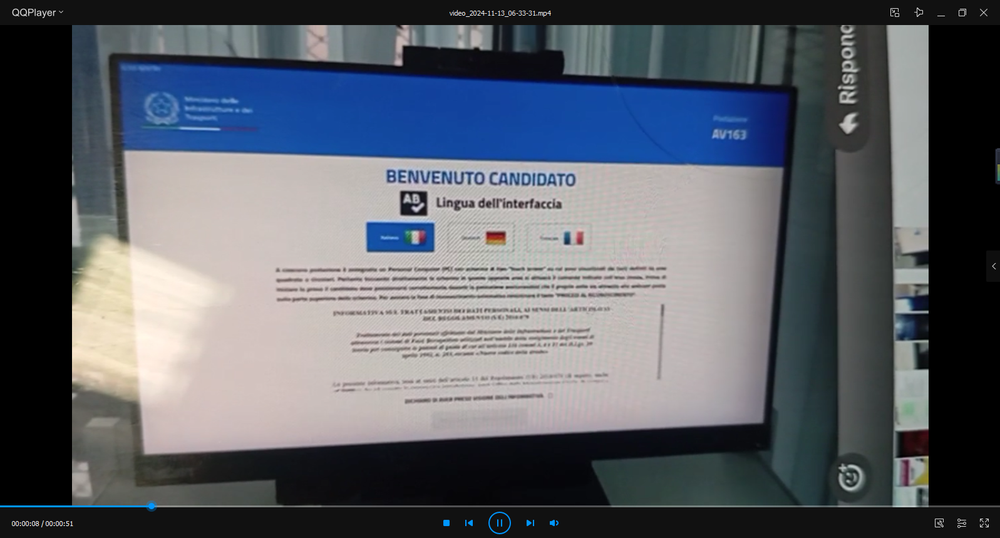
#> input picture 1.png, 1000 x 538 px, shrunk from 1597 x 859 before the run
$ python image_check.py
#> lines starting #> are read from the running program, lines starting #| are printed output that depends on the picture; after the words box and inside, x2 and y2 are one past the last pixel; in counts of white or black regions, pixels touching at a corner belong together
import cv2
import numpy as np

def detect_and_extract_screen(image_path):
    # Read the image
#> called with image_path = '1.png'
    img = cv2.imread(image_path)
#> img is the input picture: shape (538, 1000, 3); mean B, G, R 102.8, 94.7, 90.2
    gray = cv2.cvtColor(img, cv2.COLOR_BGR2GRAY)
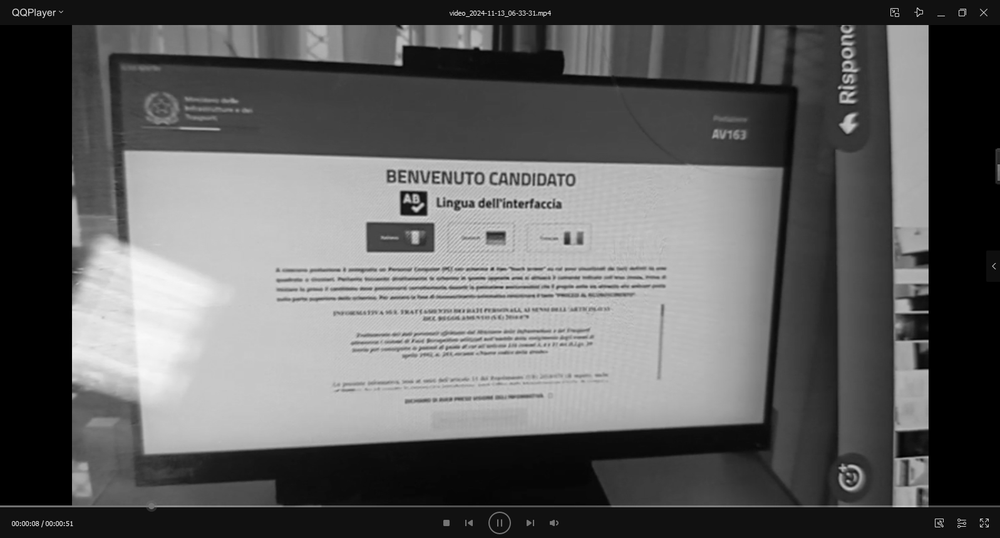
#> gray: shape (538, 1000); min 0, max 249, mean 94.2

    # Apply edge detection
    edges = cv2.Canny(gray, 50, 150)
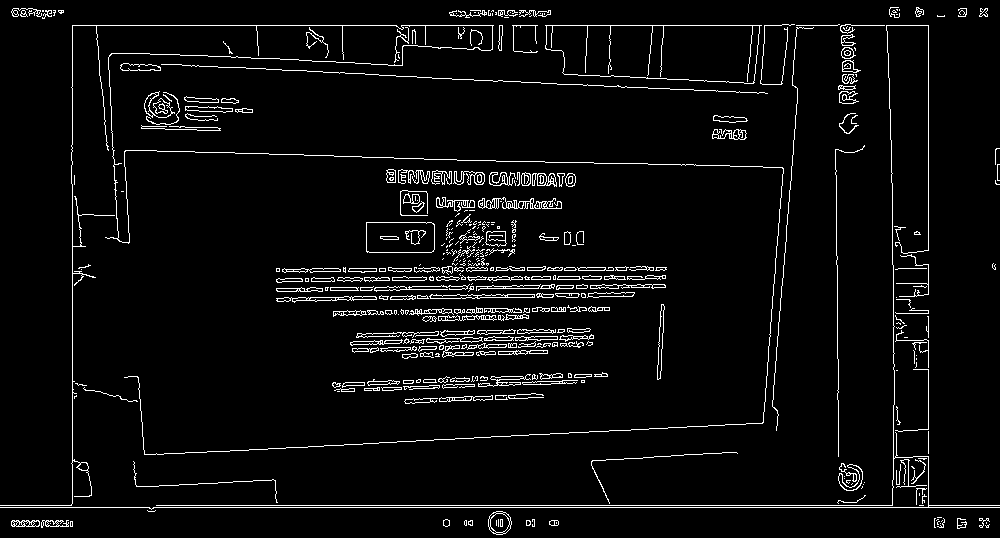
#> edges: shape (538, 1000); 4.6% white in thin lines or dots

    # Find contours
    contours, _ = cv2.findContours(edges, cv2.RETR_EXTERNAL, cv2.CHAIN_APPROX_SIMPLE)
#> contours = 396 contours, 255 with area under 20; largest, box (x1, y1, x2, y2) and area: (545, 25, 762, 84) 10718, (366, 222, 435, 253) 2030, (488, 511, 512, 535) 426, (478, 197, 562, 209) 348, (429, 294, 535, 299) 295

    if not contours:
        print("No contours found in the image.")
        return None

    # Find the largest contour (assuming it's the screen)
    largest_contour = max(contours, key=cv2.contourArea)
#> largest_contour = contour of 62 points, box (x1, y1, x2, y2) (545, 25, 762, 84), area 10718

    # Approximate the contour to a polygon
    epsilon = 0.02 * cv2.arcLength(largest_contour, True)
#> epsilon = 10.83
    approx = cv2.approxPolyDP(largest_contour, epsilon, True)
#> approx = [[545, 25], [564, 74], [754, 82], [761, 25]]

    # If the polygon has 4 vertices, we assume it's a rectangle (screen)
    if len(approx) == 4:
        screen_contour = approx
#> screen_contour = [[545, 25], [564, 74], [754, 82], [761, 25]]
    else:
        # If not a rectangle, find the bounding rectangle
        rect = cv2.minAreaRect(largest_contour)
        box = cv2.boxPoints(rect)
        screen_contour = np.int0(box)

    # Get the dimensions of the image
    height, width = img.shape[:2]
#> height = 538; width = 1000

    # Define the destination points for the perspective transform
    dst_pts = np.array([[0, 0], [width - 1, 0], [width - 1, height - 1], [0, height - 1]], dtype="float32")
#> dst_pts = [[0, 0], [999, 0], [999, 537], [0, 537]]

    # Order the screen contour points
    screen_contour = order_points(screen_contour)
#> in order_points, `pts = np.array(pts)`: pts = [[545, 25], [564, 74], [754, 82], [761, 25]]
#> in order_points, `s = pts.sum(axis=1)`: s = [570, 638, 836, 786]
#> in order_points, `diff = np.diff(pts, axis=1)`: diff = [-520, -490, -672, -736]
#> screen_contour = [[545, 25], [761, 25], [754, 82], [564, 74]]

    # Compute the perspective transform matrix
    M = cv2.getPerspectiveTransform(screen_contour, dst_pts)
#> M = [[9.29, -3.6, -4975.6], [7.47e-17, 16.38, -409.6], [0.00148, -0.00457, 1]]

    # Apply the perspective transformation
    warped = cv2.warpPerspective(img, M, (width, height))
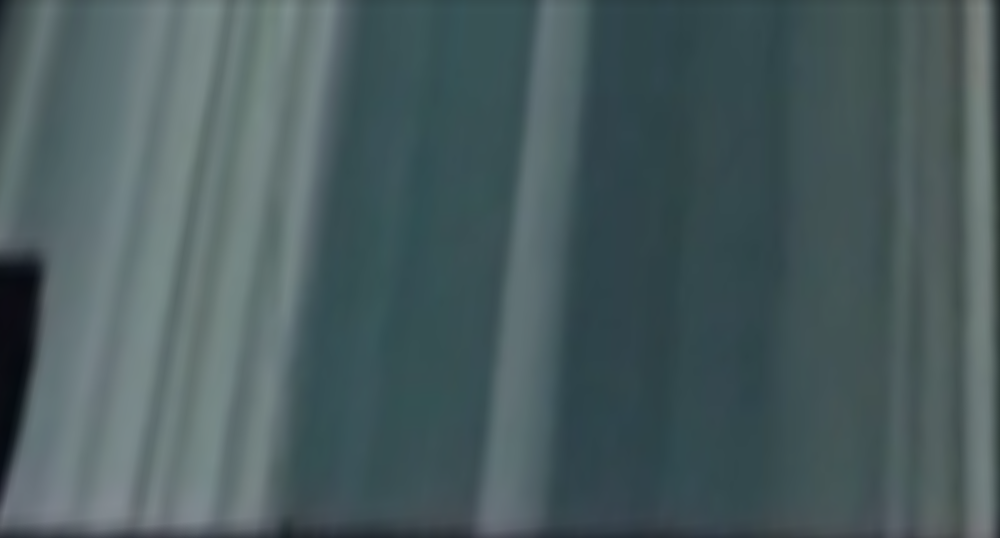
#> warped: shape (538, 1000, 3); mean B, G, R 94.6, 92, 73.7

    return warped

def order_points(pts):
    # Ensure pts is a numpy array
    pts = np.array(pts)

    # Reshape pts to ensure it's 2D
    pts = pts.reshape(-1, 2)

    # Initialize a list of coordinates that will be ordered
    rect = np.zeros((4, 2), dtype="float32")

    # The top-left point will have the smallest sum
    # The bottom-right point will have the largest sum
    s = pts.sum(axis=1)
    rect[0] = pts[np.argmin(s)]
    rect[2] = pts[np.argmax(s)]

    # Compute the difference between the points
    # The top-right point will have the smallest difference
    # The bottom-left will have the largest difference
    diff = np.diff(pts, axis=1)
    rect[1] = pts[np.argmin(diff)]
    rect[3] = pts[np.argmax(diff)]

    return rect

# Use the function
screen_image = detect_and_extract_screen('1.png')

if screen_image is not None:
    # Save or display the result
    cv2.imwrite('extracted_screen.jpg', screen_image)
    cv2.imshow('Extracted Screen', screen_image)
    cv2.waitKey(0)
    cv2.destroyAllWindows()
else:
    print("Failed to extract screen from the image.")

$ run again, with pc.jpg saved as 1.png
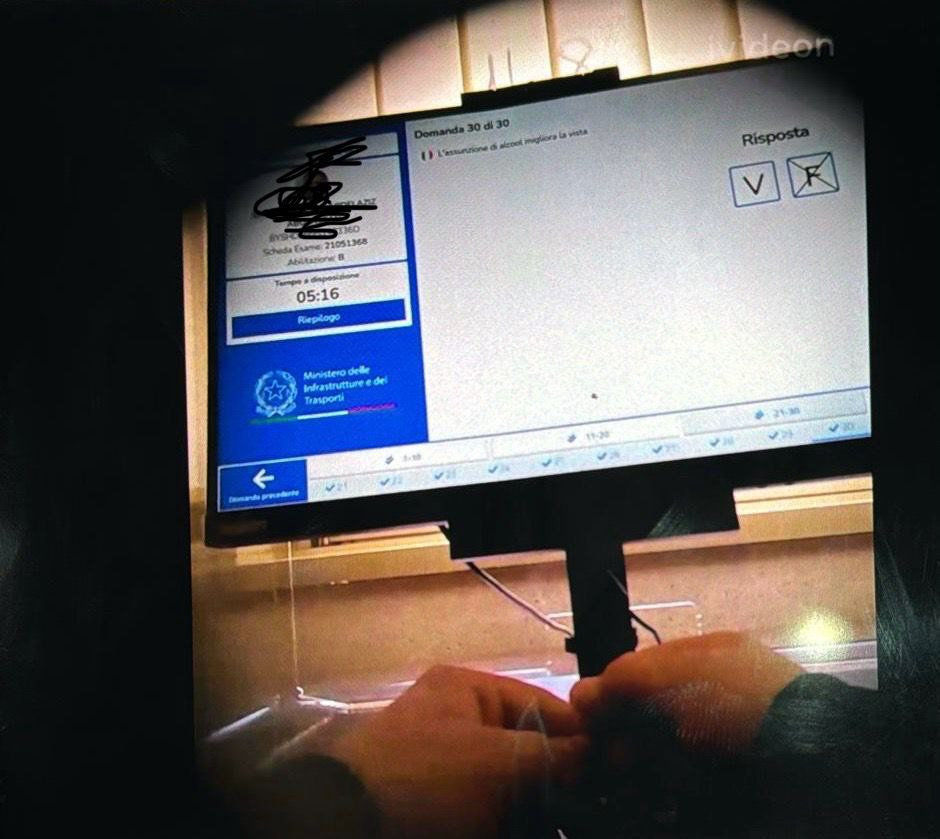
#> input picture pc.jpg, 940 x 839 px
#> in detect_and_extract_screen, img is the input picture: shape (839, 940, 3); mean B, G, R 88.4, 88.4, 93
#> in detect_and_extract_screen, `edges = cv2.Canny(gray, 50, 150)`:
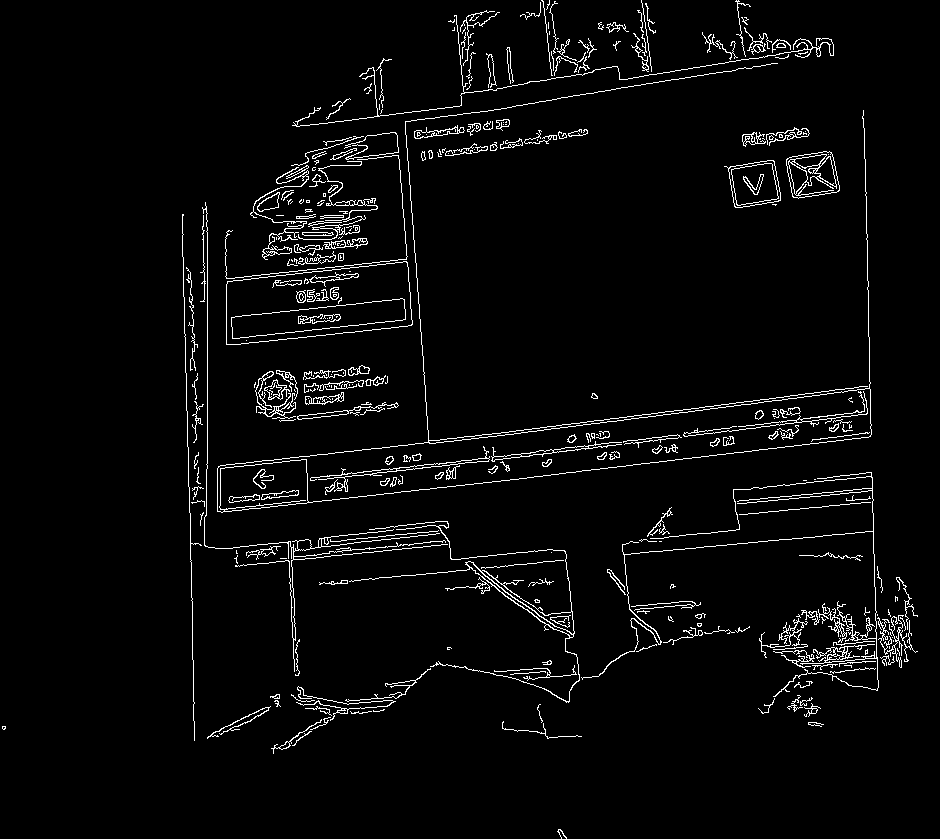
#> edges: shape (839, 940); 3.5% white in thin lines or dots
#> contours = 253 contours, 187 with area under 20; largest, box (x1, y1, x2, y2) and area: (217, 63, 872, 513) 30400, (226, 261, 413, 345) 11780, (786, 151, 840, 199) 1950, (724, 160, 781, 208) 1942, (349, 521, 580, 703) 1212
#> largest_contour = contour of 959 points, box (x1, y1, x2, y2) (217, 63, 872, 513), area 30400
#> epsilon = 88.2
#> approx = contour of 11 points, box (x1, y1, x2, y2) (217, 63, 871, 512), area 26252
#> rect = ((536.8, 283.9), (689.1, 382.9), -6.84)
#> box = [[217.5, 515], [171.9, 134.8], [856.1, 52.79], [901.7, 433]]
#> in detect_and_extract_screen, `screen_contour = np.int0(box)`: screen_contour = [[217, 515], [171, 134], [856, 52], [901, 433]]
#> s = [732, 305, 908, 1334]
#> diff = [298, -37, -804, -468]
#> in detect_and_extract_screen, `screen_contour = order_points(screen_contour)`: screen_contour = [[171, 134], [856, 52], [901, 433], [217, 515]]
#> M = [[1.35, -0.163, -209], [0.259, 2.16, -334.2], [-8.92e-07, -3.67e-06, 1]]
#> in detect_and_extract_screen, `warped = cv2.warpPerspective(img, M, (width, height))`:
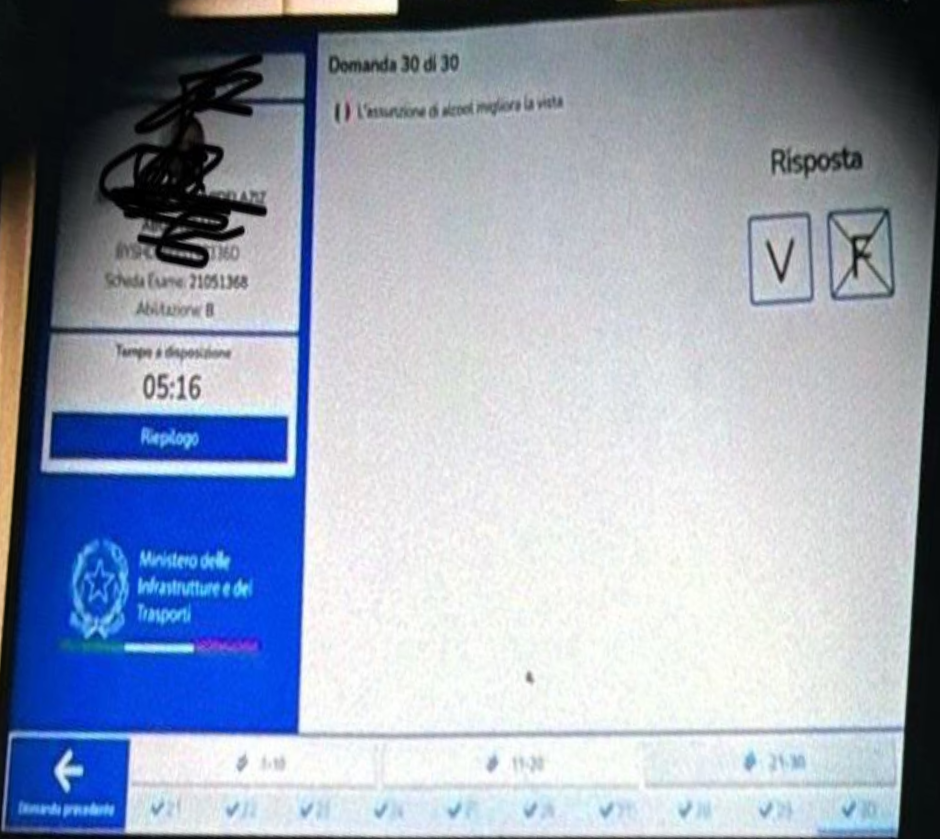
#> warped: shape (839, 940, 3); mean B, G, R 178.5, 160.5, 150.9
